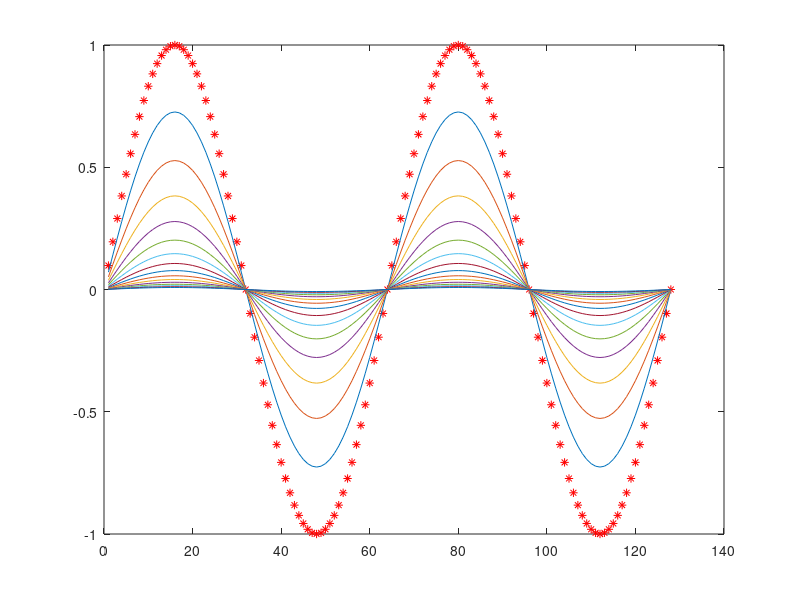

Write the MATLAB code that produced this figure.
clear all;
N=128;
D=1;
m=2;
dt=0.1;

%Declararions
conc=zeros(N,1);

%Initial Profile
for i=1:N
    conc(i)=sin(2*pi*m*i/N);
    % conc(i)=0.5*(1+sin(2*pi*m*i/N));
end

%Plot initial profile
plot(conc, 'r*');
hold on

%Periodic Boundary Definitions
halfN=N/2;
delk=2*pi/N;

conc_hat=fft(conc);
%Evolution
for m=1:15 %Loop for time steps
    
    conc_hat=fft(conc);
    
    for n=1:300 %Loop for calculation
        
        for i=1:N
            
            if (i<halfN)
                k=i*delk;
            end
            
            if (i>=halfN)
                k=(i-N)*delk;
            end
            
            %Implict condition
            conc_hat(i,1)=conc_hat(i,1)/(1+D*k*k*dt); 
        end
    end
    
    conc=real(ifft(conc_hat));
    plot(conc);
end

